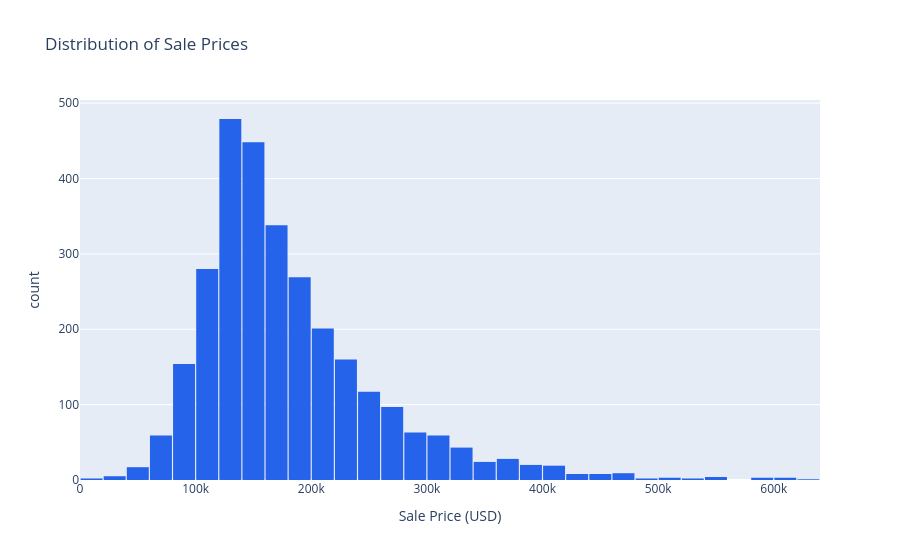

The cell this chart's notebook holds for it:
### Markdown cell above
### 2. Price Distribution

### Code cell
fig = px.histogram(
    df, x="SalePrice", nbins=60,
    title="Distribution of Sale Prices",
    labels={"SalePrice": "Sale Price (USD)"},
    color_discrete_sequence=["#2563eb"]
)
fig.update_layout(bargap=0.05)
fig.show()

### Figure 1 — Plotly figure (JSON) as saved in the notebook; plotly's stock layout.template omitted (floating-point values rounded to 4 significant figures; data arrays with more than 128 entries replaced by an {"elided": "..."} marker saying what was removed)
{"data": [{"alignmentgroup": "True", "bingroup": "x", "hovertemplate": "Sale Price (USD)=%{x}<br>count=%{y}<extra></extra>", "legendgroup": "", "marker": {"color": "#2563eb", "pattern": {"shape": ""}}, "name": "", "nbinsx": 60, "offsetgroup": "", "orientation": "v", "showlegend": false, "type": "histogram", "x": {"elided": "2925 int values"}, "xaxis": "x", "yaxis": "y"}], "layout": {"bargap": 0.05, "barmode": "relative", "legend": {"tracegroupgap": 0}, "title": {"text": "Distribution of Sale Prices"}, "xaxis": {"anchor": "y", "domain": [0, 1], "title": {"text": "Sale Price (USD)"}}, "yaxis": {"anchor": "x", "domain": [0, 1], "title": {"text": "count"}}}}
